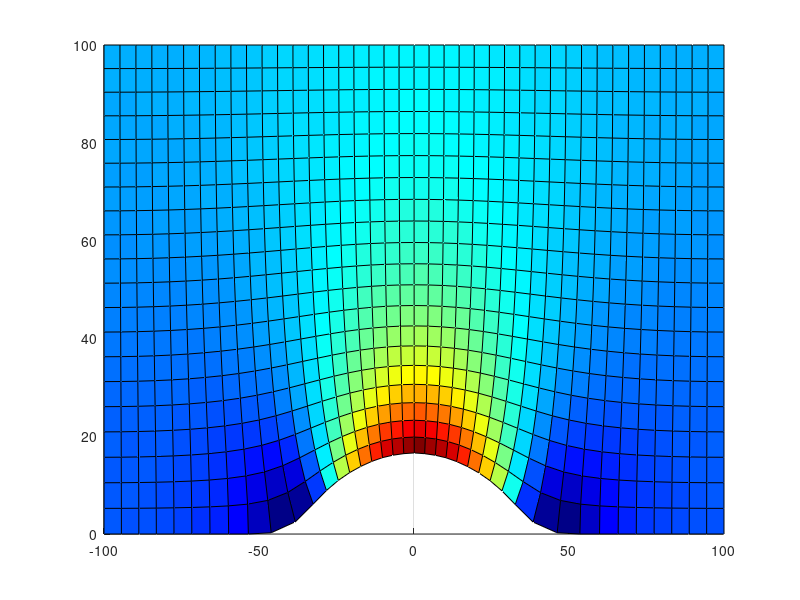

This figure's MATLAB source: (Note: this script raises an error after producing the figure.)
% Copyright Henry Giddens, 2018

%Read in data for a permittivity map and create the irregular grid profile
%in CST. This example uses the permittivity map from a pre-defined
%quasi-optical coordinate transformation used to disguise a bump in a PEC
%ground as described in "Hao et. al. 'Design of a Carpet Cloak to Conceal an Antenna
%Located Underneath', IEEE Trans. Antennas + Propagation, 2012, 
%DOI: 10.1109/TAP.2012.2207058"

%Load in the data:
%Edit path as required
M = dlmread('permittivityMap.txt');

X = M(:,1);
Y = M(:,2);
Er = M(:,3);
map = jet(128);

X = reshape(X,21,41);
Y = reshape(Y,21,41);
Er = reshape(Er,21,41);

%Plot the permittivity map in matlab
figure;
surf(X,Y,Er)
colormap(map)
view([0 90])

%Build in CST
CST = CST_MicrowaveStudio(cd,'test.cst');

ni = sqrt(Er);
nAv = mapAverage(ni);
minn = min(nAv(:));
maxn = max(nAv(:));
map = jet(16);

freq = 10;
lamda = 3e8/10e9*1e3;
height = lamda/4;

ii = addGradedIndexMaterialCST_iregular(CST,X,Y,nAv,map,1,'scaleFactor',[1,1,height],'CRange',[minn maxn],'MatchedImpedance',false);
CST.setBackgroundLimits([0 0],[0 150],[0 0])
CST.addFieldMonitor('Efield',freq)
CST.addFieldMonitor('farfield',freq)
CST.setFreq(10*0.95,10*1.15);

CST.setBoundaryConditions('xmin','open add space','xmax','open','ymin','open','ymax','open','zmin','electric','zmax','electric');
CST.addSymmetryPlane('z','electric')

Xmin = min(min(X))-50;
Xmax = max(max(X))+150;
Ymin = min(min(Y));
CST.addBrick([Xmin,Xmax],[Ymin Ymin],[0 height],'Ground1','Component2','PEC');
CST.addCylinder(56.6,55.6,'z',0,-40,[0 height],'cylinder1','Component2','PEC');

CST.addWaveguidePort('ymax',[-40 40],250, [0 height]);
CST.setSolver('frequency')

% The user should now rotate the waveguide port around the Z axis at X=0, Y=16 by an
% angle of 45 degrees (make sure the 'Rotate axis aligned box' is
% unchecked), before running the simulations and viewing the results. The
% simulation will be much quicker to run if all materials of the same
% permittivity are added together using the booleon operations in CST


